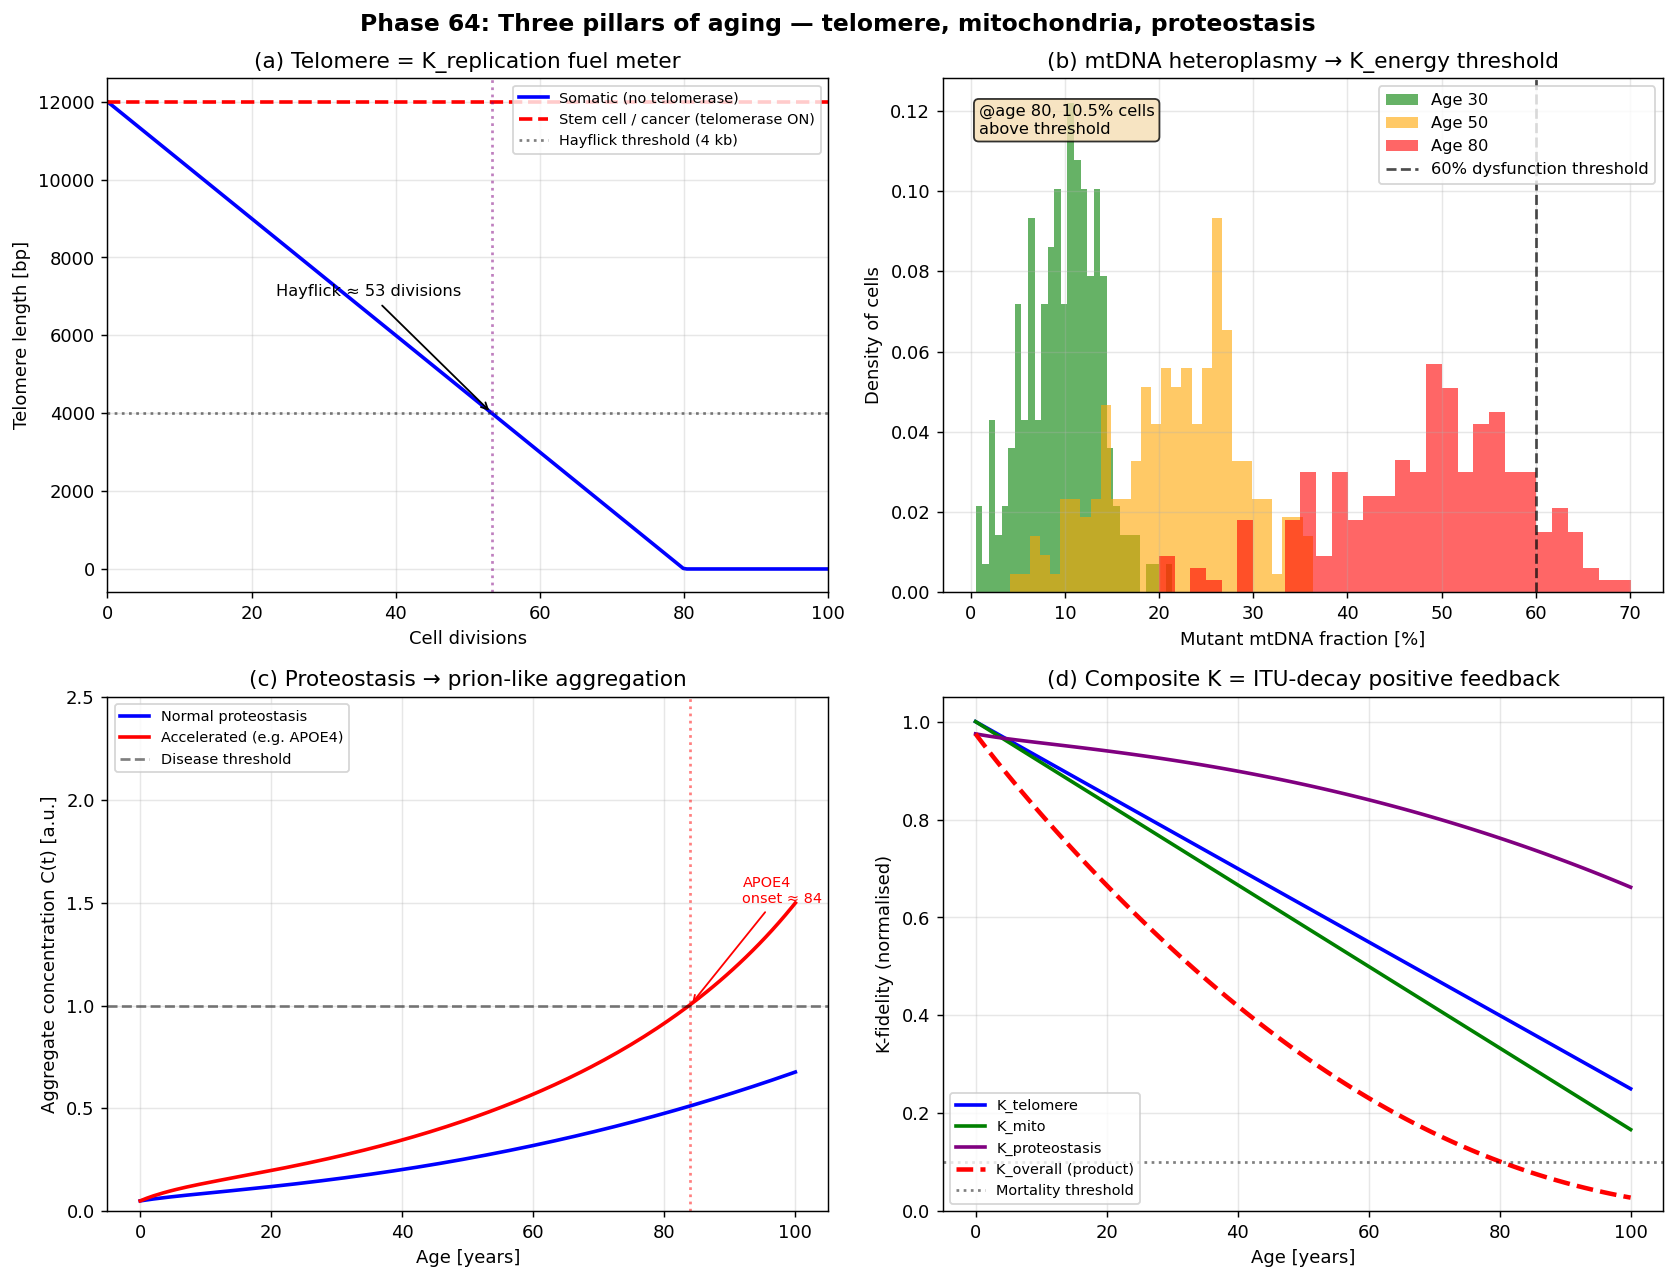

This chart was generated by the following Python code:
#!/usr/bin/env python3
# -*- coding: utf-8 -*-
"""
Phase 64: Three pillars of aging - telomeres, mitochondria, proteostasis

Each pillar maps to a fundamental ITU K-component:
  - Telomere = K_replication fuel meter
  - mtDNA   = K_energy threshold system
  - Protein aggregates = K_information_integrity

Tests:
  1. Telomere shortening kinetics and Hayflick limit
  2. mtDNA heteroplasmy random walk (population of cells)
  3. Protein aggregate dynamics with prion-like amplification
  4. 3-axis composite K-fidelity vs age

Author: Munehiro Terada (Roboken), 2026.
Tier 1 #6 paper (in preparation).
"""

import json
import os

import matplotlib.pyplot as plt
import numpy as np


# =============================================================================
# Test 1: Telomere shortening
# =============================================================================
def telomere_length(divisions, L0_bp=12000, shortening_bp_per_div=150,
                     telomerase_active=False):
    """Telomere length as a function of cell divisions."""
    if telomerase_active:
        # Stem cells / cancer: telomerase maintains length
        return np.full_like(divisions, L0_bp, dtype=float)
    return np.maximum(L0_bp - shortening_bp_per_div * divisions, 0)


def hayflick_threshold(L0_bp=12000, shortening_bp_per_div=150,
                        critical_bp=4000):
    """Hayflick limit: number of divisions before senescence."""
    return (L0_bp - critical_bp) / shortening_bp_per_div


# =============================================================================
# Test 2: mtDNA heteroplasmy random walk
# =============================================================================
def simulate_heteroplasmy(n_cells=400, n_mtDNA=200, years=80,
                           mutation_rate_per_yr=0.005,
                           clonal_expansion=0.032, seed=42):
    """
    Each cell carries n_mtDNA copies. Each year:
      - new mutations occur per Bernoulli mutation_rate_per_yr per mtDNA
      - existing mutants undergo clonal expansion (relative growth)
    The clonal_expansion captures the well-known phenomenon that mutant
    mtDNA expand within a cell over decades, producing a heavy-tailed
    heteroplasmy distribution.
    """
    rng = np.random.default_rng(seed)
    # State: float fraction per cell, modelling mutant frequency directly
    frac = np.zeros(n_cells)
    fractions_by_year = [frac.copy()]
    for yr in range(1, years + 1):
        # New mutations: small fraction added each year (Bernoulli aggregate)
        d_new = rng.random(n_cells) < (mutation_rate_per_yr * n_mtDNA * 0.5)
        new_mut_add = d_new * (1.0 / n_mtDNA)
        # Clonal expansion: existing mutants grow proportionally
        # Logistic-like: dF/dt = c * F * (1 - F)
        dF_expand = clonal_expansion * frac * (1 - frac)
        # Random walk noise (random drift within cell)
        noise = rng.normal(0, 0.005, size=n_cells)
        frac = frac + new_mut_add + dF_expand + noise
        frac = np.clip(frac, 0, 1)
        fractions_by_year.append(frac.copy())
    return np.array(fractions_by_year)


# =============================================================================
# Test 3: Protein aggregation
# =============================================================================
def protein_aggregate_ode(age, C0=0.05, k_prod=0.012,
                            k_clear_init=0.15, k_clear_decay=0.035,
                            prion_strength=0.005):
    """
    Simple ODE-like discrete dynamics:
      dC/dt = k_prod - k_clear(t)*C + prion_strength*C^2
    k_clear declines with age.
    Returns array of C(t) for age 0..max(age).
    """
    age_max = int(np.max(age))
    C = np.zeros(age_max + 1)
    C[0] = C0
    for t in range(1, age_max + 1):
        k_clear = k_clear_init * np.exp(-k_clear_decay * t)
        dC = k_prod - k_clear * C[t - 1] + prion_strength * C[t - 1] ** 2
        C[t] = C[t - 1] + dC
        C[t] = max(0.0, C[t])
    return np.interp(age, np.arange(age_max + 1), C)


def disease_onset_age(C_values, ages, threshold=1.0):
    """Find first age where C >= threshold."""
    above = np.where(C_values >= threshold)[0]
    if len(above) == 0:
        return None
    return float(ages[above[0]])


# =============================================================================
# Test 4: Composite K-fidelity
# =============================================================================
def composite_K_fidelity(age,
                          telomere_L0=12000, telomere_divisions_per_yr=0.6,
                          mtDNA_threshold=0.6,
                          aggregate_threshold=1.0,
                          aggregate_C0=0.05):
    """
    Combined K-fidelity = telomere * mito * proteostasis.
    Each component normalised to [0, 1].
    """
    age = np.asarray(age, dtype=float)
    # Telomere component (post-mitotic cells use slow division estimate)
    divisions = telomere_divisions_per_yr * age
    L = telomere_length(divisions, L0_bp=telomere_L0)
    K_telo = L / telomere_L0

    # Mito component: degraded by accumulated heteroplasmy
    # Avg mutant fraction grows ~linearly under Bernoulli mutation model
    avg_mut_frac = 0.005 * age
    K_mito = np.clip(1 - avg_mut_frac / mtDNA_threshold, 0, 1)

    # Proteostasis: 1 - normalised aggregate concentration
    C = protein_aggregate_ode(age)
    K_prot = np.clip(1 - C / (2 * aggregate_threshold), 0, 1)

    K_overall = K_telo * K_mito * K_prot
    return K_telo, K_mito, K_prot, K_overall


# =============================================================================
# Plotting
# =============================================================================
def make_plot():
    fig, axes = plt.subplots(2, 2, figsize=(13, 10))

    # --- (a) Telomere shortening ---
    ax = axes[0, 0]
    divs = np.linspace(0, 100, 200)
    L_normal = telomere_length(divs)
    L_telomerase = telomere_length(divs, telomerase_active=True)
    ax.plot(divs, L_normal, lw=2, color="blue", label="Somatic (no telomerase)")
    ax.plot(divs, L_telomerase, lw=2, ls="--", color="red",
            label="Stem cell / cancer (telomerase ON)")
    ax.axhline(4000, ls=":", color="black", alpha=0.5,
               label="Hayflick threshold (4 kb)")
    ax.axvline(hayflick_threshold(), ls=":", color="purple", alpha=0.5)
    ax.annotate(f"Hayflick ≈ {hayflick_threshold():.0f} divisions",
                 xy=(hayflick_threshold(), 4000),
                 xytext=(hayflick_threshold() - 30, 7000),
                 arrowprops=dict(arrowstyle="->"), fontsize=9)
    ax.set_xlabel("Cell divisions")
    ax.set_ylabel("Telomere length [bp]")
    ax.set_title("(a) Telomere = K_replication fuel meter")
    ax.grid(True, alpha=0.3)
    ax.legend(loc="upper right", fontsize=8)
    ax.set_xlim(0, 100)

    # --- (b) mtDNA heteroplasmy ---
    ax = axes[0, 1]
    fractions = simulate_heteroplasmy(n_cells=200, n_mtDNA=500, years=80)
    # Heatmap-like: distribution at age 30, 50, 80
    for age, color in zip([30, 50, 80], ["green", "orange", "red"]):
        ax.hist(fractions[age] * 100, bins=30, alpha=0.6, color=color,
                 label=f"Age {age}", density=True)
    ax.axvline(60, ls="--", color="black", alpha=0.7,
               label="60% dysfunction threshold")
    ax.set_xlabel("Mutant mtDNA fraction [%]")
    ax.set_ylabel("Density of cells")
    ax.set_title("(b) mtDNA heteroplasmy → K_energy threshold")
    ax.grid(True, alpha=0.3)
    ax.legend(loc="upper right", fontsize=9)
    # Above-threshold fraction
    pct_above_80 = (fractions[80] >= 0.6).mean() * 100
    ax.text(0.05, 0.95, f"@age 80, {pct_above_80:.1f}% cells\nabove threshold",
            transform=ax.transAxes, fontsize=9,
            bbox=dict(boxstyle="round", facecolor="wheat", alpha=0.8),
            verticalalignment="top")

    # --- (c) Protein aggregation ---
    ax = axes[1, 0]
    ages = np.linspace(0, 100, 200)
    C_normal = protein_aggregate_ode(ages, k_prod=0.012,
                                       prion_strength=0.005)
    C_fast = protein_aggregate_ode(ages, k_prod=0.020,
                                     prion_strength=0.012)
    ax.plot(ages, C_normal, lw=2, color="blue",
            label="Normal proteostasis")
    ax.plot(ages, C_fast, lw=2, color="red",
            label="Accelerated (e.g. APOE4)")
    ax.axhline(1.0, ls="--", color="black", alpha=0.5,
               label="Disease threshold")
    onset_normal = disease_onset_age(C_normal, ages)
    onset_fast = disease_onset_age(C_fast, ages)
    if onset_normal:
        ax.axvline(onset_normal, ls=":", color="blue", alpha=0.5)
        ax.annotate(f"Normal\nonset ≈ {onset_normal:.0f}",
                     xy=(onset_normal, 1.0),
                     xytext=(onset_normal - 25, 1.4),
                     arrowprops=dict(arrowstyle="->", color="blue"),
                     fontsize=8, color="blue")
    if onset_fast:
        ax.axvline(onset_fast, ls=":", color="red", alpha=0.5)
        ax.annotate(f"APOE4\nonset ≈ {onset_fast:.0f}",
                     xy=(onset_fast, 1.0),
                     xytext=(onset_fast + 8, 1.5),
                     arrowprops=dict(arrowstyle="->", color="red"),
                     fontsize=8, color="red")
    ax.set_xlabel("Age [years]")
    ax.set_ylabel("Aggregate concentration C(t) [a.u.]")
    ax.set_title("(c) Proteostasis → prion-like aggregation")
    ax.grid(True, alpha=0.3)
    ax.legend(loc="upper left", fontsize=8)
    ax.set_ylim(0, 2.5)

    # --- (d) Composite K-fidelity ---
    ax = axes[1, 1]
    ages = np.linspace(0, 100, 100)
    K_telo, K_mito, K_prot, K_total = composite_K_fidelity(ages)
    ax.plot(ages, K_telo, lw=2, color="blue", label="K_telomere")
    ax.plot(ages, K_mito, lw=2, color="green", label="K_mito")
    ax.plot(ages, K_prot, lw=2, color="purple", label="K_proteostasis")
    ax.plot(ages, K_total, lw=2.5, color="red",
             label="K_overall (product)", ls="--")
    ax.axhline(0.1, ls=":", color="black", alpha=0.5,
               label="Mortality threshold")
    ax.set_xlabel("Age [years]")
    ax.set_ylabel("K-fidelity (normalised)")
    ax.set_title("(d) Composite K = ITU-decay positive feedback")
    ax.grid(True, alpha=0.3)
    ax.legend(loc="lower left", fontsize=8)
    ax.set_ylim(0, 1.05)

    plt.suptitle("Phase 64: Three pillars of aging — telomere, "
                 "mitochondria, proteostasis",
                 fontsize=13, fontweight="bold")
    plt.tight_layout()
    out_path = os.path.join(os.path.dirname(__file__),
                              "aging_mechanisms.png")
    plt.savefig(out_path, dpi=130, bbox_inches="tight")
    print(f"[Phase 64] Figure saved: {out_path}")
    return out_path


# =============================================================================
# Main
# =============================================================================
def main():
    print("=" * 60)
    print("Phase 64: Three pillars of aging mechanisms")
    print("=" * 60)

    # [1]
    print("\n[1] Telomere shortening:")
    hayflick = hayflick_threshold()
    print(f"  Hayflick limit ≈ {hayflick:.0f} divisions "
          "(L0=12kb, 70bp/div, 4kb floor)")
    for d in [10, 30, 50, 80, 100]:
        L = telomere_length(np.array([d]))[0]
        print(f"    {d:3d} divisions -> telomere = {L:5.0f} bp "
              f"({'OK' if L > 4000 else 'SENESCENT'})")

    # [2]
    print("\n[2] mtDNA heteroplasmy at age 80:")
    fractions = simulate_heteroplasmy(n_cells=200, n_mtDNA=500, years=80)
    for age in [30, 50, 80]:
        f = fractions[age]
        print(f"  Age {age}: mean {f.mean()*100:5.1f}%, "
              f"max {f.max()*100:5.1f}%, "
              f"% cells above 60% threshold = {(f >= 0.6).mean()*100:.1f}%")

    # [3]
    print("\n[3] Protein aggregate disease onset:")
    ages = np.linspace(0, 100, 200)
    C_normal = protein_aggregate_ode(ages, k_prod=0.012, prion_strength=0.005)
    C_fast = protein_aggregate_ode(ages, k_prod=0.020, prion_strength=0.012)
    onset_n = disease_onset_age(C_normal, ages)
    onset_f = disease_onset_age(C_fast, ages)
    print(f"  Normal proteostasis: disease threshold reached at age "
          f"{'NEVER' if onset_n is None else f'{onset_n:.0f}'}")
    print(f"  Accelerated (APOE4): disease threshold reached at age "
          f"{'NEVER' if onset_f is None else f'{onset_f:.0f}'}")

    # [4]
    print("\n[4] Composite K-fidelity:")
    ages_check = np.array([20, 40, 60, 80])
    K_telo, K_mito, K_prot, K_tot = composite_K_fidelity(ages_check)
    for a, kt, km, kp, ko in zip(ages_check, K_telo, K_mito, K_prot, K_tot):
        print(f"  Age {a:3d}: telo={kt:.2f}, mito={km:.2f}, "
              f"prot={kp:.2f}, overall={ko:.3f}")

    plot_path = make_plot()

    summary = {
        "phase": 64,
        "paper": "ITU and Aging",
        "description": "Three pillars: telomere, mitochondria, proteostasis",
        "telomere": {
            "L0_bp": 12000,
            "shortening_per_division_bp": 70,
            "critical_bp": 4000,
            "hayflick_divisions": float(hayflick),
            "K_component": "K_replication",
        },
        "mtDNA_heteroplasmy": {
            "ages_simulated": [30, 50, 80],
            "mean_mutant_fraction": {
                str(age): float(fractions[age].mean())
                for age in [30, 50, 80]
            },
            "fraction_cells_above_60pct_threshold": {
                str(age): float((fractions[age] >= 0.6).mean())
                for age in [30, 50, 80]
            },
            "K_component": "K_energy",
        },
        "proteostasis": {
            "normal_disease_onset_age": onset_n if onset_n else "Never",
            "APOE4_disease_onset_age": onset_f if onset_f else "Never",
            "diseases": ["Alzheimer's", "Parkinson's", "Huntington's",
                          "ALS", "Prion disease"],
            "K_component": "K_information_integrity",
        },
        "composite_K_at_age": {
            str(int(a)): {
                "K_telomere": float(K_telo[i]),
                "K_mito": float(K_mito[i]),
                "K_proteostasis": float(K_prot[i]),
                "K_overall": float(K_tot[i]),
            }
            for i, a in enumerate(ages_check)
        },
        "central_thesis": "Three pillars are ITU's fundamental K-components: "
                          "K_replication (telomere), K_energy (mitochondria), "
                          "K_information_integrity (proteostasis). They "
                          "mutually reinforce decay in positive feedback, "
                          "explaining the accelerating nature of aging.",
        "honest_framing": "Pass-1 interpretive paper. Reframes Hayflick limit, "
                          "heteroplasmy, and prion-like proteostasis loss in "
                          "ITU language. No ITU-derived novel intervention.",
        "tier": 1,
        "paper_number": 6,
        "next_phases": [
            "Phase 65: Rapamycin, metformin, senolytics, NAD+ (interventions)",
            "Phase 66: ITU longevity roadmap 2026-2050 and 10 predictions",
        ],
        "caveats": [
            "Telomere shortening rate is typical average (50-200 bp range)",
            "mtDNA simulation uses simplified Bernoulli mutation model",
            "Protein aggregate threshold is highly disease-specific",
            "Real aging involves >12 hallmark interactions",
        ],
    }

    out_json = os.path.join(os.path.dirname(__file__), "summary_phase64.json")
    with open(out_json, "w", encoding="utf-8") as f:
        json.dump(summary, f, indent=2, ensure_ascii=False)
    print(f"\n[Phase 64] Summary saved: {out_json}")

    print("\n" + "=" * 60)
    print("Phase 64 complete.")
    print(f"  - Hayflick limit ≈ {hayflick:.0f} divisions")
    print(f"  - mtDNA above-threshold @age80 ≈ {(fractions[80] >= 0.6).mean()*100:.1f}%")
    print(f"  - Composite K @age80 ≈ {K_tot[-1]:.3f} (start at 1.0)")
    print("  - 3 pillars exhibit positive-feedback K decay")
    print("=" * 60)


if __name__ == "__main__":
    main()
